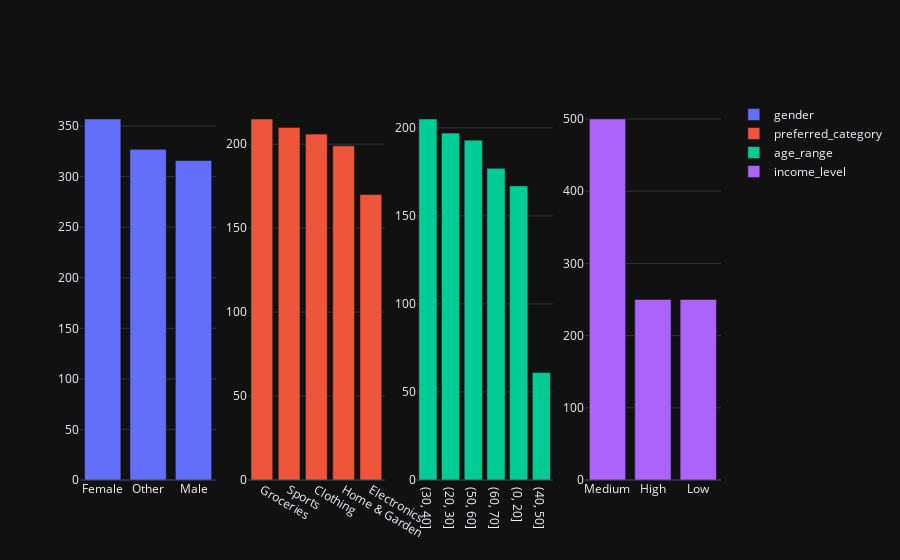

The code cell stored with this chart in its notebook:
### Markdown cell above
### Step 3: Visualize univariate data.

### Code cell
fig = make_subplots(rows=1, cols=len(cat.columns))

for i, col in enumerate(cat.columns):
    x = df[col].astype(str)
    y = df[col].value_counts()
    fig.add_trace(go.Bar(x=x.unique(), y=y, name=col), row=1, col=i+1)

fig.show()

### Figure 1 — Plotly figure (JSON) as saved in the notebook; plotly's stock layout.template omitted (floating-point values rounded to 4 significant figures)
{"data": [{"name": "gender", "type": "bar", "x": ["Female", "Other", "Male"], "xaxis": "x", "y": [357, 327, 316], "yaxis": "y"}, {"name": "preferred_category", "type": "bar", "x": ["Groceries", "Sports", "Clothing", "Home & Garden", "Electronics"], "xaxis": "x2", "y": [215, 210, 206, 199, 170], "yaxis": "y2"}, {"name": "age_range", "type": "bar", "x": ["(30, 40]", "(20, 30]", "(50, 60]", "(60, 70]", "(0, 20]", "(40, 50]"], "xaxis": "x3", "y": [205, 197, 193, 177, 167, 61], "yaxis": "y3"}, {"name": "income_level", "type": "bar", "x": ["Medium", "High", "Low"], "xaxis": "x4", "y": [500, 250, 250], "yaxis": "y4"}], "layout": {"xaxis": {"anchor": "y", "domain": [0, 0.2125]}, "xaxis2": {"anchor": "y2", "domain": [0.2625, 0.475]}, "xaxis3": {"anchor": "y3", "domain": [0.525, 0.7375]}, "xaxis4": {"anchor": "y4", "domain": [0.7875, 1]}, "yaxis": {"anchor": "x", "domain": [0, 1]}, "yaxis2": {"anchor": "x2", "domain": [0, 1]}, "yaxis3": {"anchor": "x3", "domain": [0, 1]}, "yaxis4": {"anchor": "x4", "domain": [0, 1]}}}
